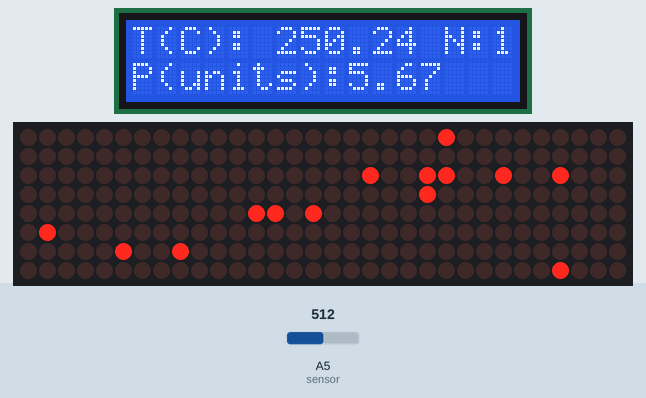
The sketch below on a simulated Arduino Uno, built with avr-gcc and run on an emulated ATmega328P. Shown: 16×2 character LCD, 32×8 LED matrix. Inputs (shaded band) come from the test bench; at power-on: A5 (sensor) = 512. Random numbers use the default seed unless the sketch sets one.

Above: at 1.38 s.
1.4 s: A5 (sensor) set to 0
At 1.59 s:
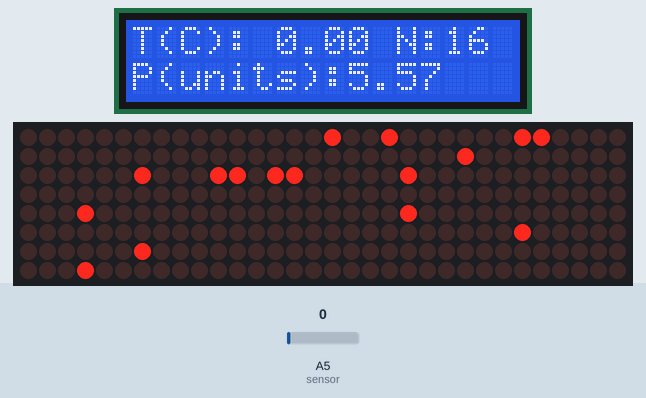
3.2 s: A5 (sensor) set to 306
At 3.44 s:
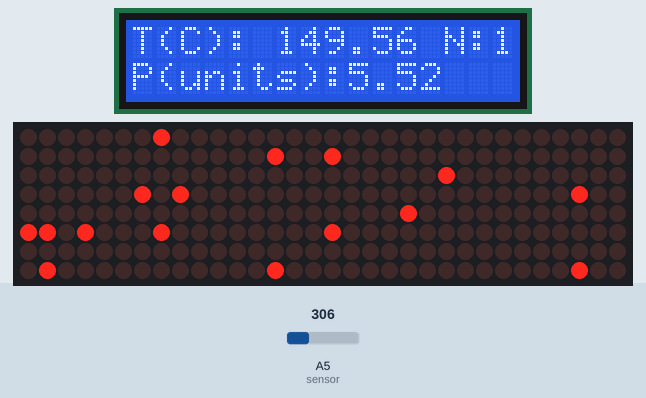
5.0 s: A5 (sensor) set to 900
At 5.23 s:
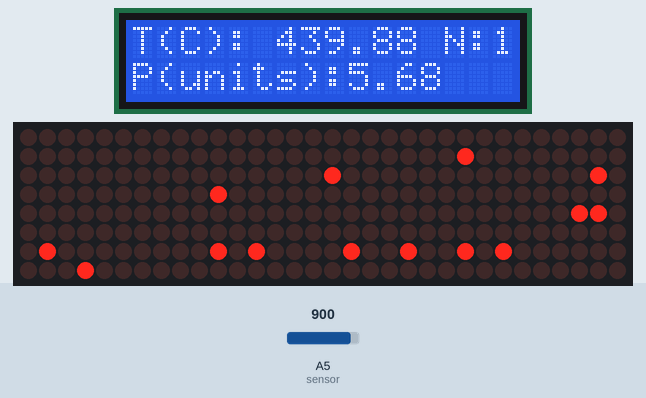
6.8 s: A5 (sensor) set to 511
At 6.95 s:
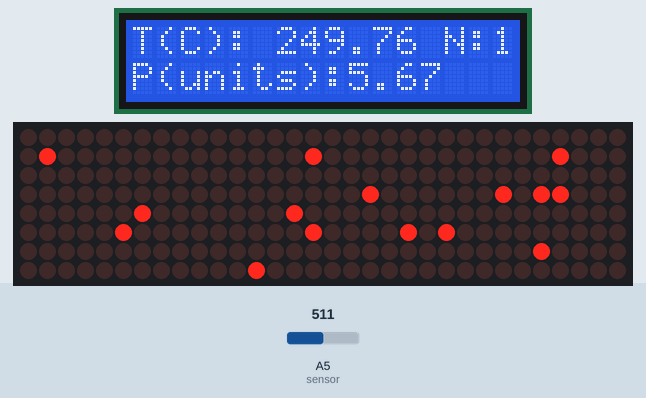
8.6 s: A5 (sensor) set to 122
At 8.82 s:
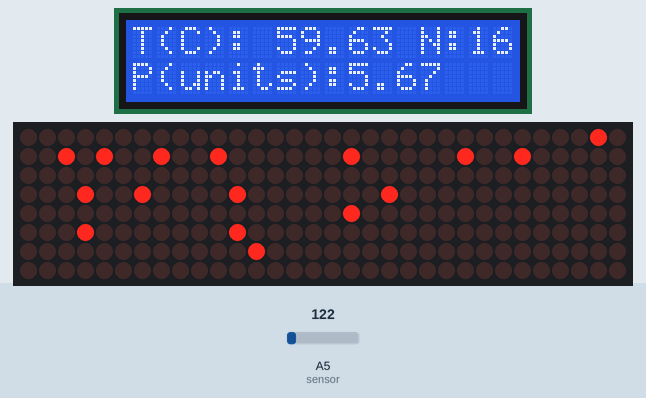
10.4 s: A5 (sensor) set to 716
At 10.56 s:
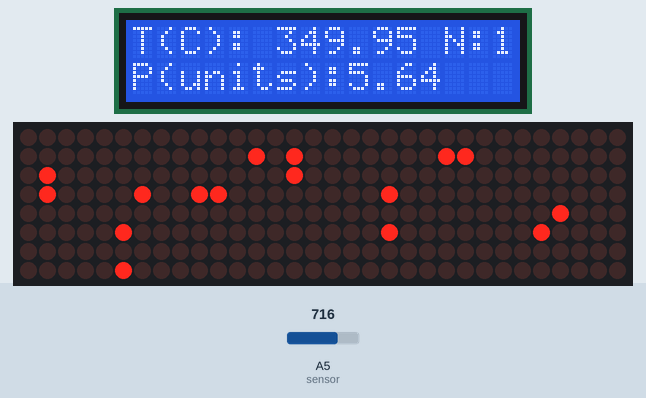

The sketch:

435_project.ino
```cpp
#include "LedControl.h"
#include <LiquidCrystal.h>  // include the library code
#include <movingAvg.h>


LedControl lc=LedControl(9,8,10,4);  // Pins: DIN,CLK,CS, # of Display connected
const int rs = 12, en = 11, d4 = 5, d5 = 4, d6 = 3, d7 = 2; // Declare variables to hold pin numbers
LiquidCrystal lcd(rs, en, d4, d5, d6, d7); // Create lcd object to control LCD Display
unsigned long delayTime_const=100;  // Delay between Frames
float tempc; //variable to store temperature in degree Celsius
const int sensor=A5; // Assigning analog pin A5 to variable 'sensor'

float tempf; //variable to store temperature in Fahreinheit

unsigned long long int k = 0;
float pressure = 0;
float vout; //temporary variable to hold sensor reading
// Put values in arrays


struct pos{
  int x;
  int y;
  };

struct vel{
  int vx;
  int vy;
  };

struct particle {
    pos r;
    // int device = r.x / 8
    vel v;
};


const int n = 16;
particle particles[n];


void setup()
{

   randomSeed(80);
   lcd.begin(16,2);
      // Print a message to the LCD.

   int indices[32*8];
   for(int i = 0; i < 32*8; i++){
    indices[i] = i;
    }

   int questionCount = 32*8;
   for (int i=0; i < questionCount; i++) {
       int k = random(0, questionCount);  // Integer from 0 to questionCount-1
       int temp = indices[k];
       indices[k] =  indices[i];
       indices[i] = temp;
      }

   int filtered_indices[n];
   for(int i = 0; i < n; i++){
    filtered_indices[i] = indices[i];
    }


   for(int i = 0; i < n; i++)
    {

       int idx = filtered_indices[i];
       int x = idx % 32;
       int y = idx / 32;
       pos r_i =   {x,y};
       int temp_vx = random(0,2);
       int temp_vy = random(0,2);

       if (temp_vx == 0){
        temp_vx = -1;
        }
        if (temp_vy == 0){
        temp_vy = -1;
        }
       vel v_i = {temp_vx,temp_vy};
       particles[i] = {r_i,v_i};
    }


  Serial.begin(9600);
  lc.shutdown(0,false);  // Wake up displays
  lc.shutdown(1,false);
  lc.shutdown(2,false);  // Wake up displays
  lc.shutdown(3,false);
  lc.setIntensity(0,1);  // Set intensity levels
  lc.setIntensity(1,1);
  lc.setIntensity(2,1);  // Set intensity levels
  lc.setIntensity(3,1);
  lc.clearDisplay(0);  // Clear Displays
  lc.clearDisplay(1);
  lc.clearDisplay(2);  // Clear Displays
  lc.clearDisplay(3);


}


particle move_particle(particle a){


    bool col_x = false;
    bool col_y = false;
    bool y_inc = false;
    bool x_inc = false;

    if (a.r.x == 0){
        if (a.v.vx <= 0){
        a.v.vx = (-1)*a.v.vx;
        a.r.x += a.v.vx;
        col_x = true;}

        else{ a.r.x += a.v.vx;
        x_inc = true;}
    }

    if (a.r.x == 31){
        if (a.v.vx >= 0){
        a.v.vx = (-1)*a.v.vx;
        a.r.x += a.v.vx;
        col_x = true;}

        else{ a.r.x += a.v.vx;
        x_inc = true;}
    }

    if (a.r.y == 0){
        if (a.v.vy <= 0){
        a.v.vy = (-1)*a.v.vy;
        a.r.y += a.v.vy;
        col_y = true;}

        else{ a.r.y += a.v.vy;
        y_inc = true;}
    }

    if (a.r.y == 7){
        if (a.v.vy >= 0){
        a.v.vy = (-1)*a.v.vy;
        a.r.y += a.v.vy;
        col_y = true;
        }

        else{ a.r.y += a.v.vy;
        y_inc = true;}
    }

    if ((a.r.x > 0 & a.r.x < 31) & (col_x == false) & (x_inc == false)){
        a.r.x += a.v.vx;
    }

    if ((a.r.y > 0 & a.r.y < 7) & (col_y == false) & (y_inc == false)){
        a.r.y += a.v.vy;
    }

  return (a);
}

//  Take values in Arrays and Display them


void display_particles(struct particle particles[], int n)
{

  lc.clearDisplay(0);  // Clear Displays
  lc.clearDisplay(1);
  lc.clearDisplay(2);  // Clear Displays
  lc.clearDisplay(3);
  byte bytes[n];
  int devices[n];
  int y_coords[n];

  for(int i = 0; i < n; i++)
     {
       int device_i = particles[i].r.x/8;
       int local_x_i = particles[i].r.x - device_i*8;
       bytes[i] = byte(round(pow(2,local_x_i) + 1e-9));
       devices[i] = device_i;
       y_coords[i] = particles[i].r.y;
     }


  for(int device = 0; device < 4; device++) {
    for(int y = 0; y < 8; y++){
       int locs[8];
       byte loc_bytes = B00000000;
       for(int i = 0; i<n; i++){
            if (devices[i] == device){
              if (y_coords[i] == y){
                loc_bytes += bytes[i];
                }}
        }
        lc.setRow(device,y,loc_bytes);
      }
    }

  }
    //lc.setRow(0,i,invader1a[i]);
  //lc.setRow(device,a.r.y,c);


void loop()
{


    int x_counter = 0;
    int y_counter = 0;
    float x_pressure = 0;
    float y_pressure = 0;

    int mass = 1;
    for(int i = 0; i < n; i++)
     {
      if (particles[i].r.x == 0 && particles[i].v.vx < 0)
      {
        x_counter = 1;
      }
      if (particles[i].r.x == 31 && particles[i].v.vx > 0)
      {
        x_counter = 1;
      }
      if (particles[i].r.y == 0 && particles[i].v.vy < 0)
      {
        y_counter = 1;
      }
      if (particles[i].r.y == 7 && particles[i].v.vy > 0)
      {
        y_counter = 1;
      }

      x_pressure += x_counter * 2 * mass * abs(particles[i].v.vx);
      y_pressure += y_counter * 2 * mass * abs(particles[i].v.vy);
      particles[i] = move_particle(particles[i]);
      x_counter = 0;
      y_counter = 0;
     }

    pressure = (pressure*k + x_pressure + y_pressure)/(k+1);
    k++;

     //set the cursor to column 0, line 1 (line 1 is the 2nd row, since counting begins with 0)
    vout=analogRead(sensor); //Reading the value from sensor
    vout=(vout*500)/1023;
    tempc=vout; // Storing value in Degree Celsius
    //tempf=(vout*1.8)+32; // Converting to Fahrenheit
    //pressure = counter*
    lcd.begin(16,2);
    lcd.print("T(C): ");
    lcd.print(tempc);
    lcd.print(" N:");
    lcd.print(n);
    lcd.setCursor(0, 1);
    lcd.print("P(units):");
    lcd.print(pressure); //Print a message to second line of LCD
    display_particles(particles,n);


    float delayTime = delayTime_const / pow(tempc,0.5);
    delay(delayTime);


}
```
